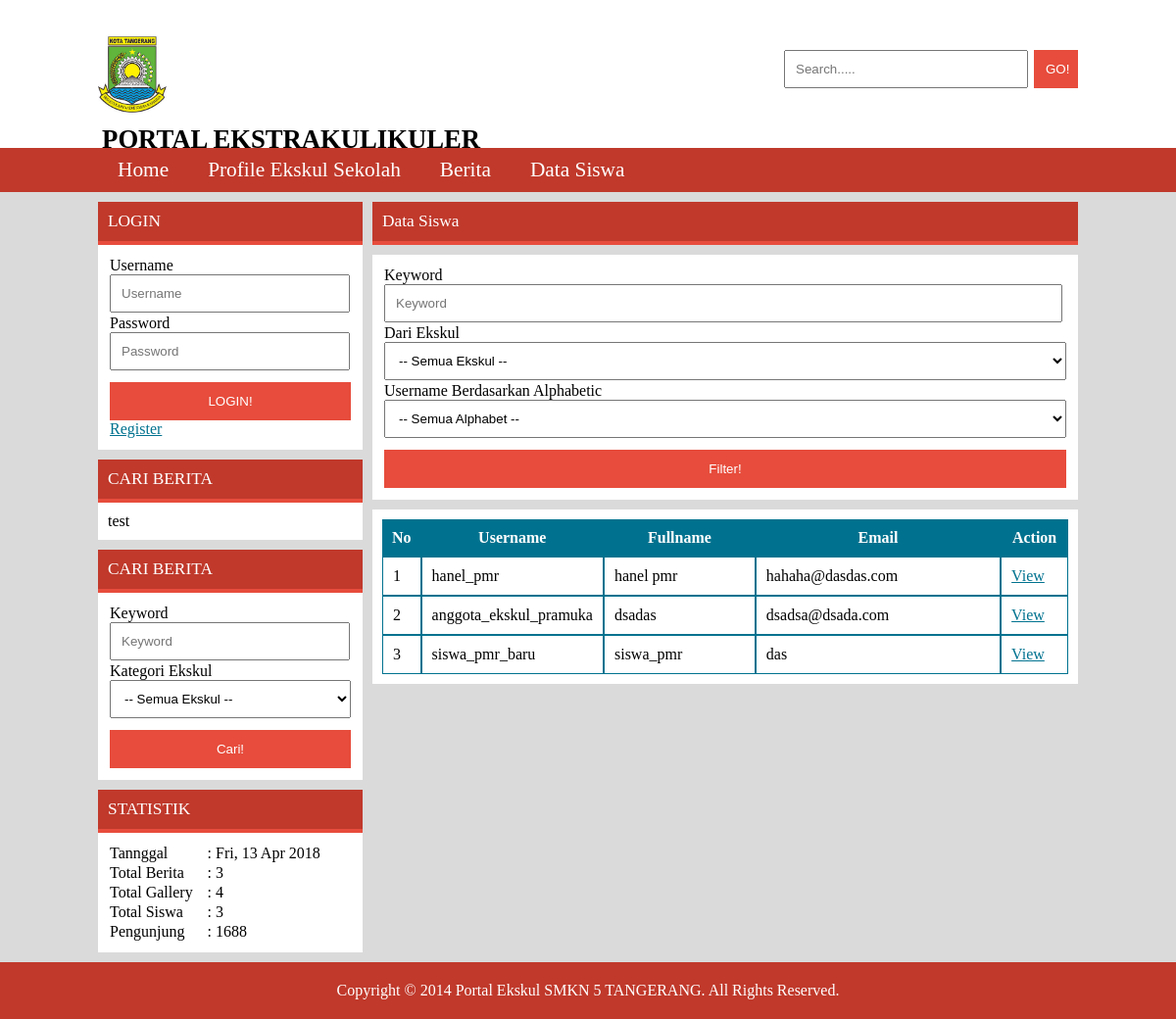
The app's page /index.php?page=siswa with its own data.
### tables this page shows
CREATE TABLE IF NOT EXISTS `users` (
  `id` int(11) NOT NULL AUTO_INCREMENT,
  `username` varchar(225) NOT NULL,
  `password` varchar(225) NOT NULL,
  `email` varchar(225) NOT NULL,
  `fullname` varchar(224) NOT NULL,
  `profile` text NOT NULL,
  `id_ekskul` int(11) NOT NULL,
  `role` int(11) NOT NULL,
  `status` int(11) NOT NULL,
  PRIMARY KEY (`id`)
);

### page/siswa.php (the view, shortened to what this page needs)
<div id="right">
	<div class="box">
		<div class="box-head">
			Data Siswa
		</div>
	</div>
	<div class="box">
		<div class="box-content">
			<form action="" method="POST">
				<table width="100%">
					<tr>
						<td>Keyword<input type="text" value="<?=$_POST['keyword']?>" placeholder="Keyword" name="keyword" class="form-txt" style="width:96%;float:left"></td>
					</tr>
					<tr>
						<td>Dari Ekskul
							<select class="form-txt" name="id_ekskul">
								<option value="">-- Semua Ekskul --</option>
							</select>
						</td>
					</tr>
					<tr>
						<td>Username Berdasarkan Alphabetic
							<select class="form-txt" name="alpha">
								<option value="">-- Semua Alphabet --</option>
							</select>
						</td>
					</tr>
					<tr>
						<td><input type="submit" value="Filter!" name="search_advance" class="form-btn" style="margin-top:10px;float:left"></td>
					</tr>
				</table>
			</form>
		</div>
	</div>
	<div class="box">
		<div class="box-content">
			<table class="table_data" width="100%">
				<tr>
					<th width="5%">No</th>
					<th width="15%">Username</th>
					<th width="25%">Fullname</th>
					<th width="40%">Email</th>
					<th width="10%">Action</th>
				</tr>
				<?php
					$q=mysqli_query($db,"SELECT * FROM users where role = '3' and status = '1' order by id desc");
					if(mysqli_num_rows($q) > 0) {
						$x=0;
						while($f=mysqli_fetch_array($q)) {
						$x++;
				?>
				<tr>
					<td width="5%"><?=$x?></td>
					<td width="10%"><?=$f[username]?></td>
					<td width="15%"><?=$f[fullname]?></td>
					<td width="25%"><?=$f[email]?></td>
					<td width="10%"><a class="link" href="index.php?page=siswa&action=view&id=<?=$f[id]?>" title="View">View</a></td>
				</tr>
				<?php
						}
					} else {
						echo "Data siswa kosong";
					}
				?>
			</table>
		</div>
	</div>
</div>

### css/style.css (style rules this page uses)
* { padding:0; margin:0; }
body { font-family:calibri; color:inherit; background:#dadada; }
a { text-decoration:none; color:inherit; }
.link { color:#00728f; text-decoration:underline; }
.form-txt { padding:10px; width:100%; }
.form-btn { padding:12px; background:#e74c3c; color:white; border:none; width:100%; }
#content #right { float:right; width:720px; }
#content #right:after { clear:both; display:block; content:''; }
.box { position:relative; width:100%; margin-bottom:10px; }
.box:after { clear:both; display:block; content:''; }
.box .box-head { background:#c0392b; padding:10px; font-size:13pt; color:white; border-bottom: 4px solid #e74c3c; }
.box .box-content { background:white; color:black; padding:10px; }
.table_data { width:100%; table-collapse:collapse; border-spacing:0; }
.table_data th { padding:10px; color:white; background:#00728f; }
.table_data tr td { padding:10px; border:1px solid #00728f; }

### records on screen
users: username "hanel_pmr", fullname "hanel pmr", email "hahaha@dasdas.com"
users: username "anggota_ekskul_pramuka", fullname "dsadas", email "dsadsa@dsada.com"
users: username "siswa_pmr_baru", fullname "siswa_pmr", email "das"

### other values on screen
mysqli_num_rows(mysqli_query($db,"SELECT * FROM berita")) "3"
mysqli_num_rows(mysqli_query($db,"SELECT * FROM gallery")) "4"
mysqli_num_rows(mysqli_query($db,"SELECT * FROM pengunjung")) "1688"
